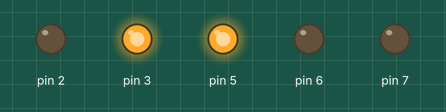
Simulated run of this sketch. Board: Arduino Uno, built with avr-gcc and run on an emulated ATmega328P. On the bench: output pins drawn as LEDs (lit = HIGH).

Above: at 2.5 s.
At 6.0 s:
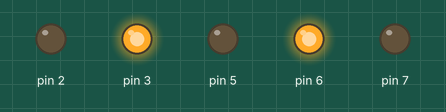
At 10.0 s:
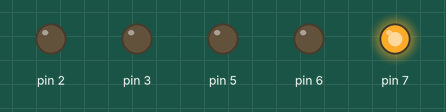
At 15.0 s:
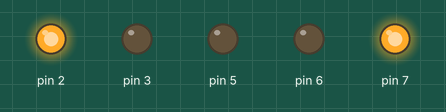
At 20.7 s:
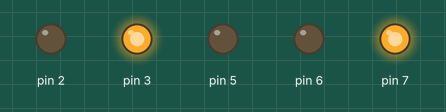
Timing chart, 0 to 27.3 s (numbered marks = the images above):
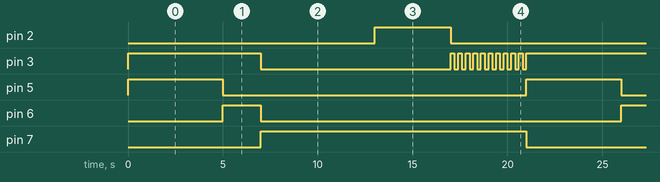

Measured:
- by itself, pin 2: alternates HIGH for 4.0 s and LOW for 17.0 s
- by itself, pin 3: repeats every 21.0 s: LOW 10.0 s, 10 × (HIGH 0.20 s, LOW 0.20 s), HIGH 7.0 s
- by itself, pin 5: alternates HIGH for 5.0 s and LOW for 16.0 s
- by itself, pin 6: alternates HIGH for 2.0 s and LOW for 19.0 s
- by itself, pin 7: alternates HIGH for 14.0 s and LOW for 7.0 s

The sketch:

_sem_faru_671.ino
```cpp
// Portugol code 67 67 67 67 67 67
//
int counter;

void setup()
{
  pinMode(5, OUTPUT);
  pinMode(6, OUTPUT);
  pinMode(7, OUTPUT);
  pinMode(2, OUTPUT);
  pinMode(3, OUTPUT);
}

void loop()
{
  // Sinal verde carro

  digitalWrite(5, HIGH);
   digitalWrite(3, HIGH);
  delay(5000); // Wait for 5000 millisecond(s)
digitalWrite(5, LOW);


  //sinal amarelo carro +
  digitalWrite(6, HIGH);
  delay(2000); // Wait for 2000 millisecond(s)
  digitalWrite(6, LOW);
   digitalWrite(3, LOW);

  digitalWrite(7, HIGH);

  delay(6000); // Wait for 6000 millisecond(s)


  digitalWrite(2, HIGH);
  delay(4000); // Wait for 4000 millisecond(s)
  digitalWrite(2, LOW);


  for (counter = 0; counter < 10; ++counter) {
       digitalWrite(3, HIGH);
       delay(200); // Wait for 200 millisecond(s)
       digitalWrite(3, LOW);
    delay(200); }// Wait for 200 millisecond(s)

  digitalWrite(7, LOW);

  }
```
